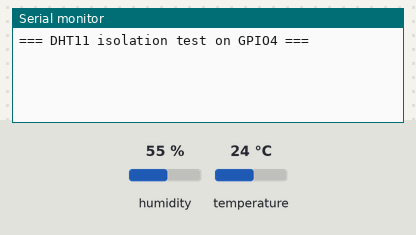
Recording of a sketch running on a simulated ESP32. On the bench: the last lines printed to the serial monitor. Inputs (shaded band) come from the test bench; at power-on: humidity 55 %, temperature 24 °C.

Above: at 2.2 s.
2.3 s: humidity set to 22 %
At 3.8 s:
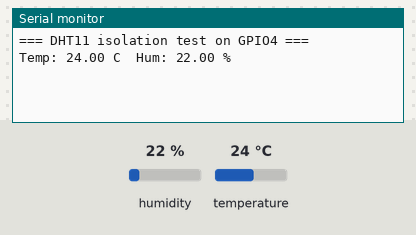
6.5 s: temperature set to 12 °C
At 7.4 s:
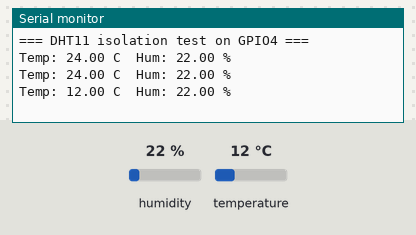
9.5 s: humidity set to 40 %
At 12.2 s:
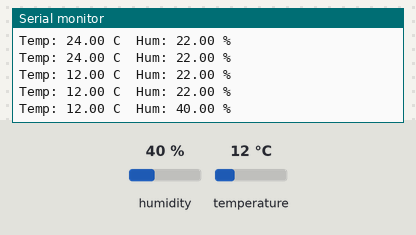

The sketch:

dht_test.ino
```cpp
/*
 * Minimal DHT11 test -- isolates the sensor from the rest of the project.
 * Upload this, open Serial Monitor @ 115200.
 *   - "Temp: 28.5 C  Hum: 62 %"  -> sensor + wiring OK
 *   - "FAILED to read DHT"        -> wiring / power / type problem
 */
#include <DHT.h>

#define DHT_PIN   4        // sensor DATA ("s") -> ESP32 G4
#define DHT_TYPE  DHT11    // blue 3-pin module = DHT11

DHT dht(DHT_PIN, DHT_TYPE);

void setup() {
  Serial.begin(115200);
  delay(1000);
  Serial.println();
  Serial.println("=== DHT11 isolation test on GPIO4 ===");
  dht.begin();
}

void loop() {
  delay(2000);                       // DHT11 needs >=1s between reads
  float h = dht.readHumidity();
  float t = dht.readTemperature();

  if (isnan(h) || isnan(t)) {
    Serial.println("FAILED to read DHT -> check: middle pin to 3V3, s->G4, - ->GND, try other jumper wires");
  } else {
    Serial.print("Temp: "); Serial.print(t);
    Serial.print(" C  Hum: "); Serial.print(h); Serial.println(" %");
  }
}
```

Measured:
- after the input at 2.3 s, the serial monitor: prints a new line after 0.72 s (image 1)
- after the input at 6.5 s, the serial monitor: prints a new line after 0.57 s (image 2)
- after the input at 9.5 s, the serial monitor: prints a new line after 1.6 s (image 3)
